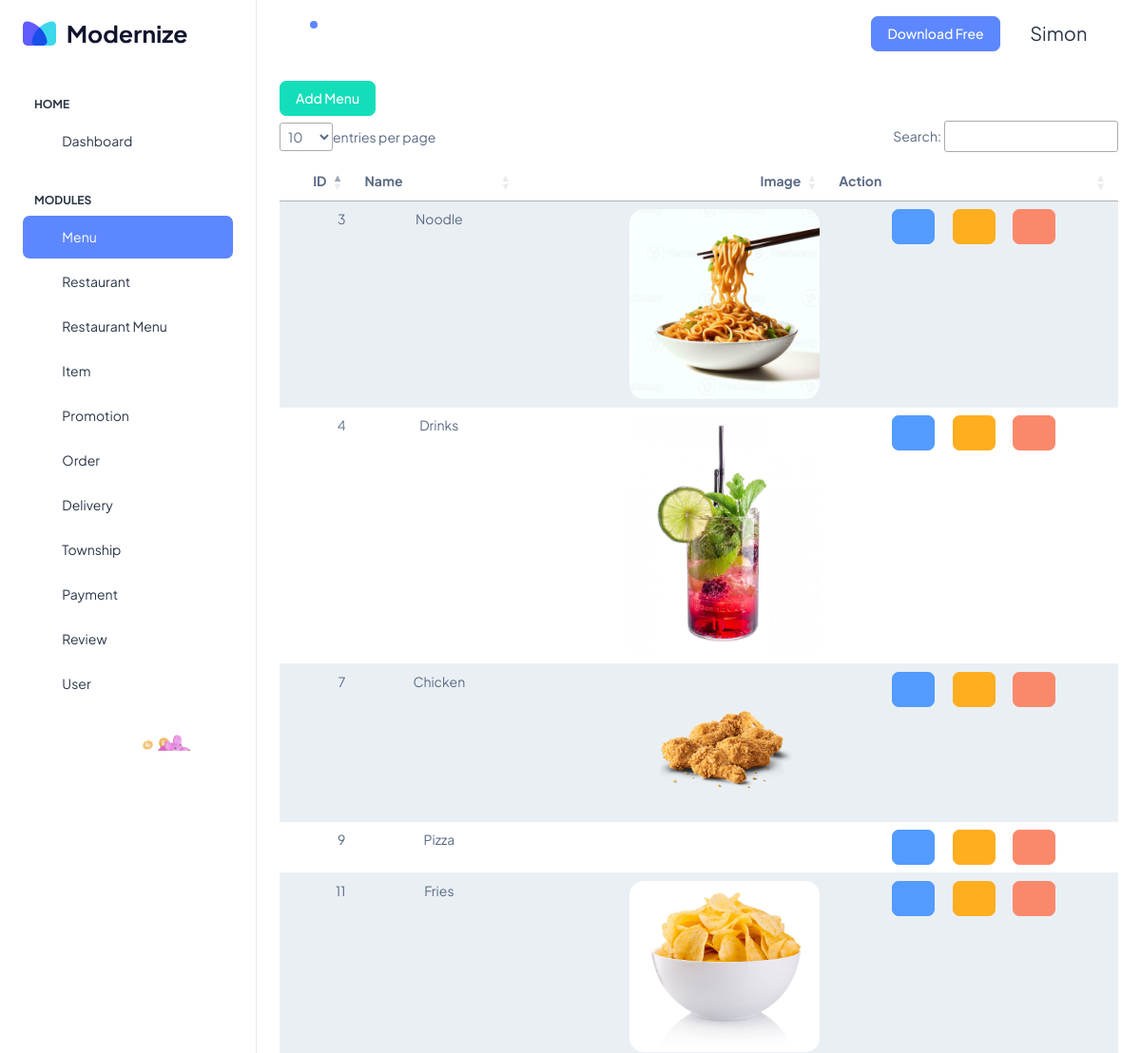
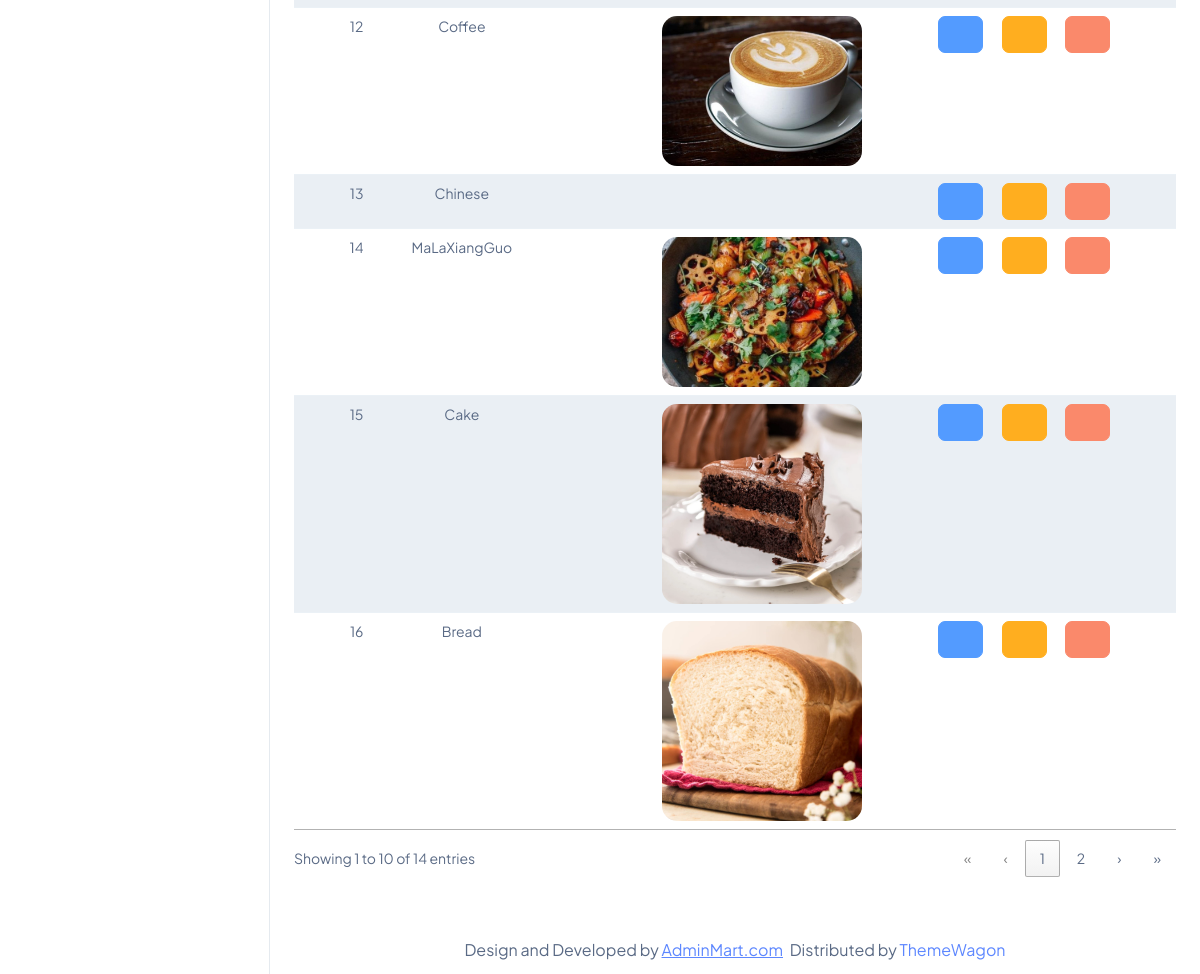
The page /admin/views/menu/menu_list.php (signed in) on the database its author committed (2 pictures, top to bottom).
### tables this page shows
CREATE TABLE `menu` (
  `id` int(11) NOT NULL,
  `name` varchar(255) NOT NULL,
  `image` varchar(255) NOT NULL,
  `status` varchar(255) DEFAULT NULL
);

### admin/controller/MenuController.php (called while the page is built, shortened)
<?php
include_once __DIR__ . '/../model/Menu.php';
class MenuController {
    private $menu;
    function __construct()
    {
        $this->menu = new Menu();
    }
    public function getMenus()
    {
        return $this->menu->getMenus();
    }
}

### admin/include/dbconfig.php (called while the page is built, shortened)
<?php
class Database {
    private static $hostname = 'localhost';
    private static $username = 'root';
    private static $password = '';
    private static $dbname = 'food_order';
    private static $connection = null;
    public static function connect()
    {
        if(!self::$connection)
            self::$connection = new PDO("mysql:host=".self::$hostname.";dbname=".self::$dbname, self::$username, self::$password);
        return self::$connection;
    }
}
?>

### admin/model/Menu.php (called while the page is built, shortened)
<?php
include_once __DIR__ . '/../include/dbconfig.php';
class Menu {
    public function getMenus()
    {
        $this->conn = Database::connect();
        $sql = "select * from menu";
        $this->statement = $this->conn->prepare($sql);
        if ($this->statement->execute()) {
            $results = $this->statement->fetchAll(PDO::FETCH_ASSOC);
            return $results;
        }
    }
}

### admin/views/menu/menu_list.php (the view, shortened to what this page needs)
<?php
include_once __DIR__ . '/../../layouts/sidebar.php';
include_once __DIR__ . '/../../controller/MenuController.php';
$menu_controller = new MenuController();
$menus = $menu_controller->getMenus();
?>
<div class="container-fluid">
    <a href="create_menu.php" class="btn btn-success">Add Menu</a>
    <div class="row">
        <div class="col-lg-12 d-flex align-items-strech">
            <div class="card-body">
                <div class="d-block align-items-center justify-content-between mb-9">
                    <table class="table table-striped text-center"id="menuTable">
                        <thead>
                            <tr>
                                <th>ID</th>
                                <th>Name</th>
                                <th>Image</th>
                                <th>Action</th>
                            </tr>
                        </thead>
                        <tbody>
                            <?php
                            foreach ($menus as $menu) {
                                if($menu['status']==null){
                            ?>
                                <tr>
                                    <td><?php echo $menu['id']; ?></td>
                                    <td><?php echo $menu['name']; ?></td>
                                    <td><img src="../../uploads/<?php echo $menu['image']; ?>" alt="" style="width: 200px;" class="rounded-3"></td>
                                    <td>
                                        <a href="menu.php?id=<?php echo $menu['id']; ?>" class="btn btn-info mx-2"><i class="ti ti-eye"></i></a>
                                        <a href="edit_menu.php?id=<?php echo $menu['id']; ?>" class="btn btn-warning mx-2"><i class="ti ti-pencil"></i></a>
                                        <a href="delete_menu.php?id=<?php echo $menu['id']; ?>" onclick="return confirm('Are you sure to delete this menu?');" class="btn btn-danger mx-2"><i class="ti ti-trash"></i></a>
                                    </td>
                                </tr>
                            <?php
                                }
                            }
                            ?>
                        </tbody>
                    </table>
                </div>
            </div>
        </div>
    </div>
</div>
<?php
include_once __DIR__ . '/../../layouts/footer.php';
?>

### admin/src/css/datatables.css (style rules this page uses)
:root { --dt-row-selected: 13, 110, 253; --dt-row-selected-text: 255, 255, 255; --dt-row-selected-link: 9, 10, 11; --dt-row-stripe: 0, 0, 0; --dt-row-hover: 0, 0, 0; --dt-column-ordering: 0, 0, 0; --dt-html-background: white; }
table.dataTable thead > tr > th.dt-orderable-asc, table.dataTable thead > tr > th.dt-orderable-desc, table.dataTable thead > tr > th.dt-ordering-asc, table.dataTable thead > tr > th.dt-ordering-desc, table.dataTable thead > tr > td.dt-orderable-asc, table.dataTable thead > tr > td.dt-orderable-desc, table.dataTable thead > tr > td.dt-ordering-asc, table.dataTable thead > tr > td.dt-ordering-desc { position: relative; padding-right: 30px; }
table.dataTable thead > tr > th.dt-orderable-asc, table.dataTable thead > tr > th.dt-orderable-desc, table.dataTable thead > tr > td.dt-orderable-asc, table.dataTable thead > tr > td.dt-orderable-desc { cursor: pointer; }
table.dataTable th, table.dataTable td { box-sizing: border-box; }
table.dataTable th.dt-type-numeric, table.dataTable th.dt-type-date, table.dataTable td.dt-type-numeric, table.dataTable td.dt-type-date { text-align: right; }
table.dataTable thead th, table.dataTable thead td, table.dataTable tfoot th, table.dataTable tfoot td { text-align: left; }
table.dataTable { width: 100%; margin: 0 auto; border-spacing: 0; }
table.dataTable thead th, table.dataTable tfoot th { font-weight: bold; }
table.dataTable > thead > tr > th, table.dataTable > thead > tr > td { padding: 10px; border-bottom: 1px solid rgba(0, 0, 0, 0.3); }
table.dataTable > tbody > tr { background-color: transparent; }
table.dataTable > tbody > tr:first-child > * { border-top: none; }
table.dataTable > tbody > tr:last-child > * { border-bottom: none; }
table.dataTable > tbody > tr > th, table.dataTable > tbody > tr > td { padding: 8px 10px; }
div.dt-container.dt-empty-footer tbody > tr:last-child > * { border-bottom: 1px solid rgba(0, 0, 0, 0.3); }

### rows shown on the page
menu: id "3", name "Noodle", image (picture)
menu: id "4", name "Drinks", image (picture)
menu: id "7", name "Chicken", image (picture)
menu: id "9", name "Pizza"
menu: id "11", name "Fries", image (picture)
menu: id "12", name "Coffee", image (picture)
menu: id "13", name "Chinese"
menu: id "14", name "MaLaXiangGuo", image (picture)
menu: id "15", name "Cake", image (picture)
menu: id "16", name "Bread", image (picture)

### other values the page prints
$_SESSION['name'] "Simon"
